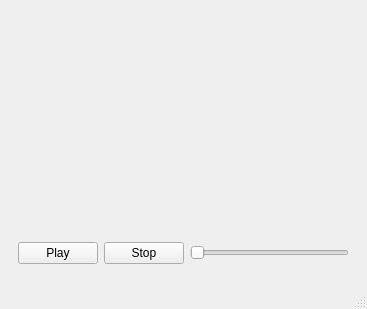
<?xml version="1.0" encoding="UTF-8"?>
<ui version="4.0">
 <class>PointAnimation</class>
 <widget class="QMainWindow" name="PointAnimation">
  <property name="geometry">
   <rect>
    <x>0</x>
    <y>0</y>
    <width>367</width>
    <height>309</height>
   </rect>
  </property>
  <property name="windowTitle">
   <string>Point Animation</string>
  </property>
  <widget class="QWidget" name="centralwidget">
   <layout class="QVBoxLayout" name="verticalLayout">
    <item>
     <widget class="QWidget" name="widget" native="true">
      <property name="sizePolicy">
       <sizepolicy hsizetype="Expanding" vsizetype="Expanding">
        <horstretch>0</horstretch>
        <verstretch>0</verstretch>
       </sizepolicy>
      </property>
      <property name="autoFillBackground">
       <bool>true</bool>
      </property>
     </widget>
    </item>
    <item>
     <widget class="QWidget" name="widget_2" native="true">
      <property name="minimumSize">
       <size>
        <width>300</width>
        <height>50</height>
       </size>
      </property>
      <property name="autoFillBackground">
       <bool>true</bool>
      </property>
      <layout class="QHBoxLayout" name="horizontalLayout">
       <item>
        <widget class="QPushButton" name="pushButton">
         <property name="sizePolicy">
          <sizepolicy hsizetype="Fixed" vsizetype="Fixed">
           <horstretch>0</horstretch>
           <verstretch>0</verstretch>
          </sizepolicy>
         </property>
         <property name="text">
          <string>Play</string>
         </property>
        </widget>
       </item>
       <item>
        <widget class="QPushButton" name="pushButton_2">
         <property name="sizePolicy">
          <sizepolicy hsizetype="Fixed" vsizetype="Fixed">
           <horstretch>0</horstretch>
           <verstretch>0</verstretch>
          </sizepolicy>
         </property>
         <property name="text">
          <string>Stop</string>
         </property>
        </widget>
       </item>
       <item>
        <widget class="QSlider" name="horizontalSlider">
         <property name="sizePolicy">
          <sizepolicy hsizetype="Ignored" vsizetype="Fixed">
           <horstretch>0</horstretch>
           <verstretch>0</verstretch>
          </sizepolicy>
         </property>
         <property name="minimumSize">
          <size>
           <width>1</width>
           <height>1</height>
          </size>
         </property>
         <property name="maximumSize">
          <size>
           <width>420</width>
           <height>22</height>
          </size>
         </property>
         <property name="orientation">
          <enum>Qt::Horizontal</enum>
         </property>
        </widget>
       </item>
      </layout>
     </widget>
    </item>
   </layout>
  </widget>
  <widget class="QMenuBar" name="menubar">
   <property name="geometry">
    <rect>
     <x>0</x>
     <y>0</y>
     <width>367</width>
     <height>22</height>
    </rect>
   </property>
   <property name="autoFillBackground">
    <bool>false</bool>
   </property>
  </widget>
  <widget class="QStatusBar" name="statusbar">
   <property name="autoFillBackground">
    <bool>false</bool>
   </property>
  </widget>
 </widget>
 <resources/>
 <connections/>
</ui>
